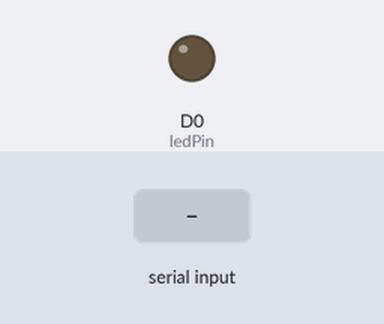
The sketch below on a simulated ESP8266 (NodeMCU). Parts: output pins drawn as LEDs (lit = HIGH). The inputs (shaded band) are chosen by the test bench.

Above: at 1.2 s.
1.3 s: "1" received over Serial
At 2.3 s:
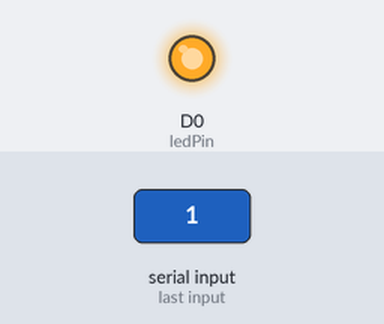
2.8 s: "0" received over Serial
At 3.5 s:
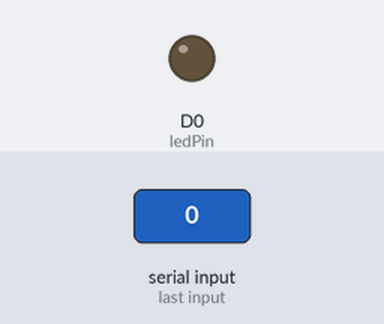
Timing chart, 0 to 5.8 s (numbered marks = the images above; inputs shaded):
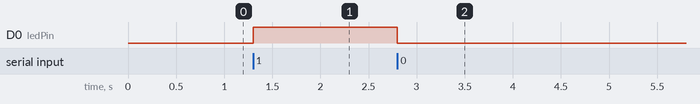

The sketch:

new_sketch.ino
```cpp
const int ledPin = D0;    //define the LED pin

void setup(){

  pinMode(ledPin, OUTPUT);    //initialize LED output
  Serial.begin(115200);         //start the serial communication
}

void loop(){

  if(Serial.available() > 0){           //if some data is available of in the serial port
    char ledPinState = Serial.read();   //read the value
    if(ledPinState == '1'){             //if statement will be true(1)
      digitalWrite(ledPin, HIGH);       //turn ON the LED
    }
    if(ledPinState == '0'){             //if statement will be false(0)
      digitalWrite(ledPin, LOW);        //turn OFF the LED
    }
  }
}
```

Measured:
- after the input at 1.3 s, D0 (ledPin): LOW → HIGH at once
- after the input at 2.8 s, D0 (ledPin): HIGH → LOW at once
